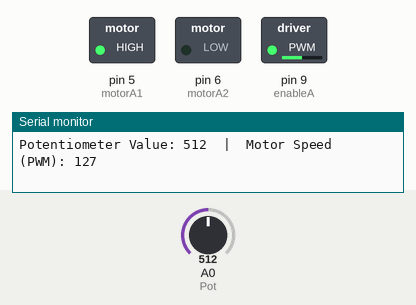
Simulated run of this sketch. Board: Arduino Uno, built with avr-gcc and run on an emulated ATmega328P. Parts: switched loads named in the sketch (green lamp = pin HIGH), the last lines printed to the serial monitor. The test bench sets the inputs (shaded band); at power-on: A0 (Pot) = 512.

Above: at 1.2 s.
1.3 s: A0 (Pot) set to 716
At 2.2 s:
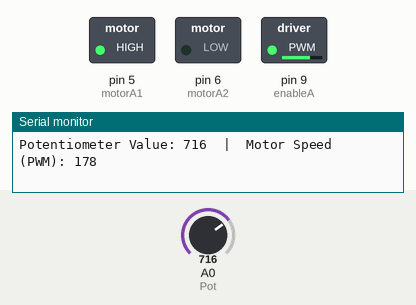
2.9 s: A0 (Pot) set to 900
At 3.6 s:
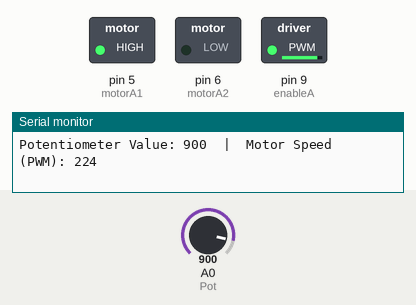
4.5 s: A0 (Pot) set to 122
At 5.1 s:
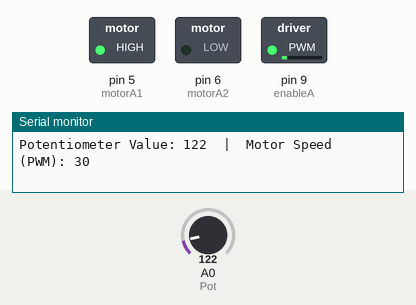
6.1 s: A0 (Pot) set to 0
At 6.5 s:
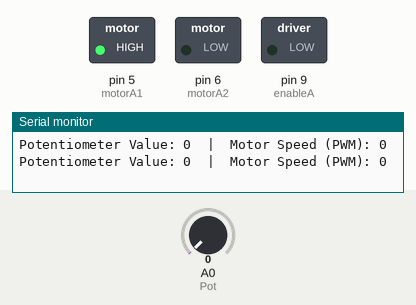
7.7 s: A0 (Pot) set to 511
At 9.1 s:
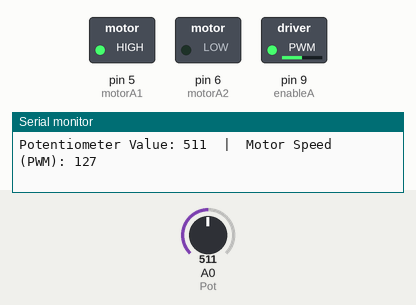
Timing chart, 0 to 10.3 s (numbered marks = the images above; inputs shaded):
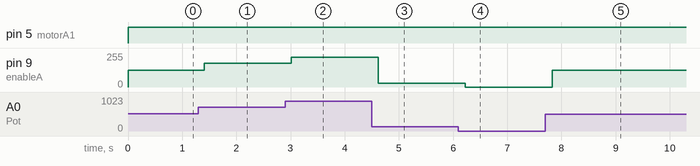

Measured:
- after the input at 1.3 s, pin 9 (enableA): 127/255 → 178/255 after 0.11 s
- after the input at 2.9 s, pin 9 (enableA): 178/255 → 224/255 after 0.11 s
- after the input at 4.5 s, pin 9 (enableA): 224/255 → 30/255 after 0.12 s
- after the input at 6.1 s, pin 9 (enableA): 30/255 → 0/255 after 0.13 s
- after the input at 7.7 s, pin 9 (enableA): 0/255 → 127/255 after 0.13 s

The sketch:

eecit-exp-05-dc-motor-potentiometer.ino
```cpp
// © 2025, Cognifront. Member of The IoT Kits Family.

// Experiment 5: Controlling DC Motor Using Transistor Driver Circuit
// with Serial Monitor output for potentiometer and motor speed

// Define analog input pin connected to the potentiometer
const int Pot = A0;

// Define motor control pins
const int motorA1 = 5;   // Motor driver input A1 (direction control)
const int motorA2 = 6;   // Motor driver input A2 (direction control)
const int enableA = 9;   // Motor driver enable pin (PWM speed control)

void setup() {
  // Start Serial communication for debugging and monitoring
  Serial.begin(9600);

  // Configure potentiometer pin as input (optional for analogRead)
  pinMode(Pot, INPUT);

  // Configure motor control pins as outputs
  pinMode(motorA1, OUTPUT);
  pinMode(motorA2, OUTPUT);
  pinMode(enableA, OUTPUT);
}

void loop() {
  // Read potentiometer value (range 0–1023 from ADC)
  int potVal = analogRead(Pot);

  // Map potentiometer range to motor speed range (0–255 for PWM)
  int speed = map(potVal, 0, 1023, 0, 255);

  // Set motor direction: A1 HIGH, A2 LOW → rotate in one direction
  digitalWrite(motorA1, HIGH);
  digitalWrite(motorA2, LOW);

  // Control motor speed using PWM signal on enable pin
  analogWrite(enableA, speed);

  // Display potentiometer value and motor speed on Serial Monitor
  Serial.print("Potentiometer Value: ");
  Serial.print(potVal);
  Serial.print("  |  Motor Speed (PWM): ");
  Serial.println(speed);

  // Small delay for readability in Serial Monitor
  delay(200);
}
```
